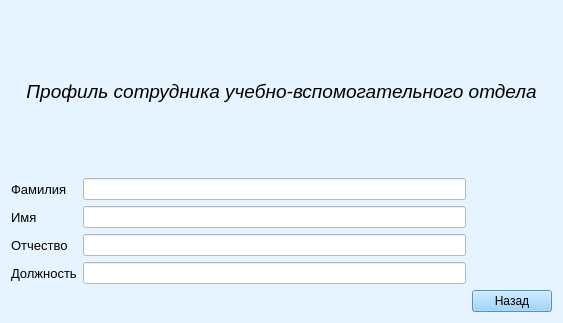
<?xml version="1.0" encoding="UTF-8"?>
<ui version="4.0">
 <class>empprofil1</class>
 <widget class="QWidget" name="empprofil1">
  <property name="geometry">
   <rect>
    <x>0</x>
    <y>0</y>
    <width>563</width>
    <height>323</height>
   </rect>
  </property>
  <property name="windowTitle">
   <string>Form</string>
  </property>
  <property name="styleSheet">
   <string notr="true">background-color: rgb(230, 244, 255);</string>
  </property>
  <layout class="QVBoxLayout" name="verticalLayout">
   <item>
    <layout class="QGridLayout" name="gridLayout">
     <item row="3" column="1">
      <widget class="QLineEdit" name="patronicEdit">
       <property name="styleSheet">
        <string notr="true">background-color: rgb(255, 255, 255);</string>
       </property>
      </widget>
     </item>
     <item row="1" column="1">
      <widget class="QLineEdit" name="lastnameEdit">
       <property name="styleSheet">
        <string notr="true">background-color: rgb(255, 255, 255);</string>
       </property>
      </widget>
     </item>
     <item row="1" column="0">
      <widget class="QLabel" name="label_2">
       <property name="font">
        <font>
         <pointsize>10</pointsize>
        </font>
       </property>
       <property name="text">
        <string>Фамилия</string>
       </property>
      </widget>
     </item>
     <item row="4" column="1">
      <widget class="QLineEdit" name="positionEdit">
       <property name="styleSheet">
        <string notr="true">background-color: rgb(255, 255, 255);</string>
       </property>
      </widget>
     </item>
     <item row="3" column="0">
      <widget class="QLabel" name="label_4">
       <property name="font">
        <font>
         <pointsize>10</pointsize>
        </font>
       </property>
       <property name="text">
        <string>Отчество</string>
       </property>
      </widget>
     </item>
     <item row="4" column="0">
      <widget class="QLabel" name="label_5">
       <property name="font">
        <font>
         <pointsize>10</pointsize>
        </font>
       </property>
       <property name="text">
        <string>Должность</string>
       </property>
      </widget>
     </item>
     <item row="2" column="0">
      <widget class="QLabel" name="label_3">
       <property name="font">
        <font>
         <pointsize>10</pointsize>
        </font>
       </property>
       <property name="text">
        <string>Имя</string>
       </property>
      </widget>
     </item>
     <item row="0" column="0" colspan="3">
      <widget class="QLabel" name="label">
       <property name="font">
        <font>
         <pointsize>14</pointsize>
         <italic>true</italic>
        </font>
       </property>
       <property name="text">
        <string>Профиль сотрудника учебно-вспомогательного отдела</string>
       </property>
       <property name="alignment">
        <set>Qt::AlignCenter</set>
       </property>
      </widget>
     </item>
     <item row="2" column="1">
      <widget class="QLineEdit" name="firstnameEdit">
       <property name="styleSheet">
        <string notr="true">background-color: rgb(255, 255, 255);</string>
       </property>
      </widget>
     </item>
     <item row="5" column="2">
      <widget class="QPushButton" name="backButton">
       <property name="styleSheet">
        <string notr="true">background-color: rgb(128, 200, 255);</string>
       </property>
       <property name="text">
        <string>Назад</string>
       </property>
      </widget>
     </item>
    </layout>
   </item>
  </layout>
 </widget>
 <resources/>
 <connections/>
</ui>
